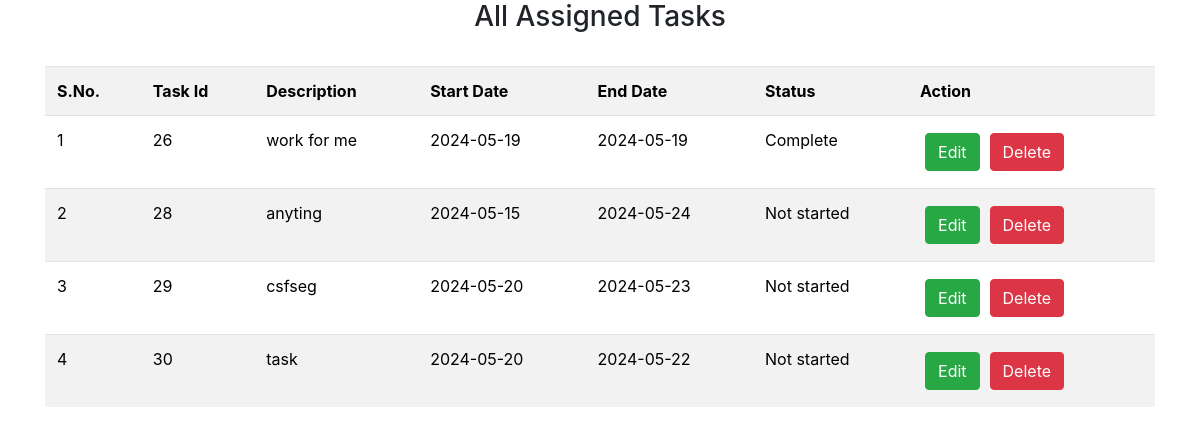
Page /admin/manage_task.php (signed in) on the committed database.
### tables this page shows
CREATE TABLE `tasks` (
  `tid` int(11) NOT NULL,
  `uid` int(11) NOT NULL,
  `description` varchar(250) NOT NULL,
  `start_date` date NOT NULL,
  `end_date` date NOT NULL,
  `status` varchar(100) NOT NULL
);

### admin/manage_task.php (the view, shortened to what this page needs)
<?php
include('../includes/connection.php');
if (isset($_SESSION['email'])) {
?>
    <!DOCTYPE html>
    <html lang="en">
    <head>
        <link rel="stylesheet" href="https://cdn.jsdelivr.net/npm/bootstrap@4.1.3/dist/css/bootstrap.min.css">
    </head>
    <body>
        <center>
            <h3>All Assigned Tasks</h3>
        </center><br>
        <div class="container">
            <table class="table table-striped">
                <tr>
                    <th>S.No.</th>
                    <th>Task Id</th>
                    <th>Description</th>
                    <th>Start Date</th>
                    <th>End Date</th>
                    <th>Status</th>
                    <th>Action</th>
                </tr>
                <?php
                $sno = 1;
                $sql = "SELECT * FROM tasks";
                $result = mysqli_query($connection, $sql);
                while ($row = mysqli_fetch_assoc($result)) {
                ?>
                    <tr>
                        <td><?php echo $sno;
                            $sno++; ?></td>
                        <td><?php echo $row['tid']; ?></td>
                        <td><?php echo $row['description']; ?></td>
                        <td><?php echo $row['start_date']; ?></td>
                        <td><?php echo $row['end_date']; ?></td>
                        <td><?php echo $row['status']; ?></td>
                        <td>
                            <a type="button" class="btn btn-success" href="edit_task.php?id=<?php echo $row['tid']; ?>">Edit</a><a type="button" class="btn btn-danger" href="delete_task.php?id=<?php echo $row['tid']; ?>">Delete</a>
                        </td>
                    </tr>
                <?php
                }
                ?>
            </table>
        </div>
    </body>
    </html>
<?php
} else {
    header('location:admin_login.php');
}
?>

### admin/manage_task.php (style rules this page uses)
table, td { padding: 10px; }
.table { background-color: white; color: black; }
.btn { margin: 5px; }

### rows in the picture
tasks: tid "26", description "work for me", start_date "2024-05-19", end_date "2024-05-19", status "Complete"
tasks: tid "28", description "anyting", start_date "2024-05-15", end_date "2024-05-24", status "Not started"
tasks: tid "29", description "csfseg", start_date "2024-05-20", end_date "2024-05-23", status "Not started"
tasks: tid "30", description "task", start_date "2024-05-20", end_date "2024-05-22", status "Not started"
